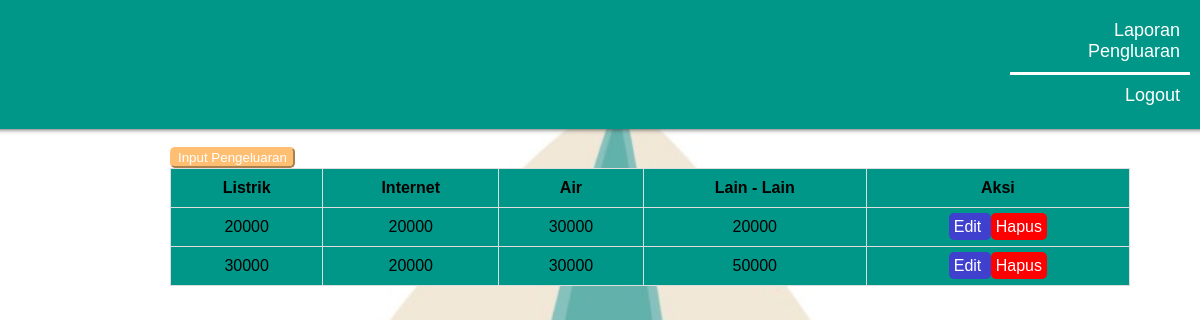
Page /Kode/indexoperasional.php (signed in) on the committed database.
### tables this page shows
CREATE TABLE `pengeluaran` (
  `id_pengeluaran` int(11) NOT NULL,
  `listrik` bigint(50) DEFAULT NULL,
  `air` bigint(50) DEFAULT NULL,
  `wifi` bigint(50) DEFAULT NULL,
  `lain` bigint(50) DEFAULT NULL
);

### Kode/indexoperasional.php (the view, shortened to what this page needs)
<!DOCTYPE html>
<html lang="en">
<head>
    <link rel="stylesheet" href="navbar.css"/>
</head>
<body style="background-image: url('asset/logo.jpg');
             background-repeat: no-repeat;
             background-position: center;
             background-attachment: fixed;
             background-size: 1050px;
             max-height: 10%;">
    <div class="navbar-container">
        <ul>
            <li class="nav-link active-link">
                <a href="indexoperasional.php">Laporan Pengluaran</a>
                <div class="underline"></div>
            </li>
            <li class="nav-link">
                <a href="logout.php">Logout</a>
            </li>
        </ul>
    </div>
    <div>
        <br>
        <a href="pengeluaran.php">
            <button style="color: white; margin-left: 170px; border-radius: 5px; background-color: #FFBF73; border-color: #FFBF73;">
                Input Pengeluaran
            </button>
        </a>
        <table class="table-center">
            <tr>
                <th>Listrik</th>
                <th>Internet</th>
                <th>Air</th>
                <th>Lain - Lain</th>
                <th>Aksi</th>
            </tr>
            <?php
            include "koneksi.php";
            $query = "SELECT * FROM pengeluaran";
            $result = mysqli_query($connect, $query);
            if (mysqli_num_rows($result)) {
                while ($row = mysqli_fetch_array($result)) {
                    ?>
                    <tr>
                        <td class="t-d"><?php echo $row["listrik"] ?></td>
                        <td class="t-d"><?php echo $row["air"] ?></td>
                        <td class="t-d"><?php echo $row["wifi"] ?></td>
                        <td class="t-d"><?php echo $row["lain"] ?></td>
                        <td class="t-d">
                            <a href="editpengeluaran.php?id_pengeluaran=<?php echo $row['id_pengeluaran']; ?>"
                               style="text-decoration:none;background-color: rgb(64, 64, 206); color: white; border-radius:5px; padding:5px;">
                                Edit
                            </a>
                            <a href="hapuspengeluaran.php?id_pengeluaran=<?php echo $row['id_pengeluaran']; ?>"
                               style="text-decoration:none;background-color: red; color: white; border-radius:5px; padding:5px;">
                                Hapus
                            </a>
                        </td>
                    </tr>
                    <?php
                }
            } else {
                echo "";
            }
            ?>
        </table>
    </div>
</body>
</html>

### Kode/navbar.css (style rules this page uses)
body, html { margin: 0; font-family: Calibri, Helvetica, Arial, sans-serif; }
a { outline: none; }
.navbar-container { text-align: center; background-color: #009688; box-shadow: 0px -20px 5px 20px #333333; padding: 10px; font-size: 0; }
.navbar-container ul { margin-left: 1000px; padding: 0; text-align: right; display: inline-block; vertical-align: middle; }
.navbar-container ul li { display: inline-block; font-size: 16px; }
.navbar-container ul li a { color: #ffffff; text-decoration: none; display: inline-block; padding: 10px; font-size: 18px; transition: color 0.5s; }
.navbar-container ul li .underline { height: 3px; background-color: transparent; width: 0%; transition: width 0.2s, background-color 0.5s; margin: 0 auto; }
.navbar-container ul li.active-link .underline { width: 100%; background-color: white; }

### Kode/indexoperasional.php (style rules this page uses)
.t-d { padding: 10px; text-align: center; }
.table-center { position: relative; left: 50%; transform: translateX(-50%); width: 80%; margin: 0 auto; border: 1px solid #ddd; border-collapse: collapse; text-align: center; margin-left: 50px; background-color:#009688 ; }
.table-center th, .table-center td { border: 1px solid #ddd; padding: 10px; text-align: center; }

### rows in the picture
pengeluaran: listrik "20000", air "20000", wifi "30000", lain "20000"
pengeluaran: listrik "30000", air "20000", wifi "30000", lain "50000"
